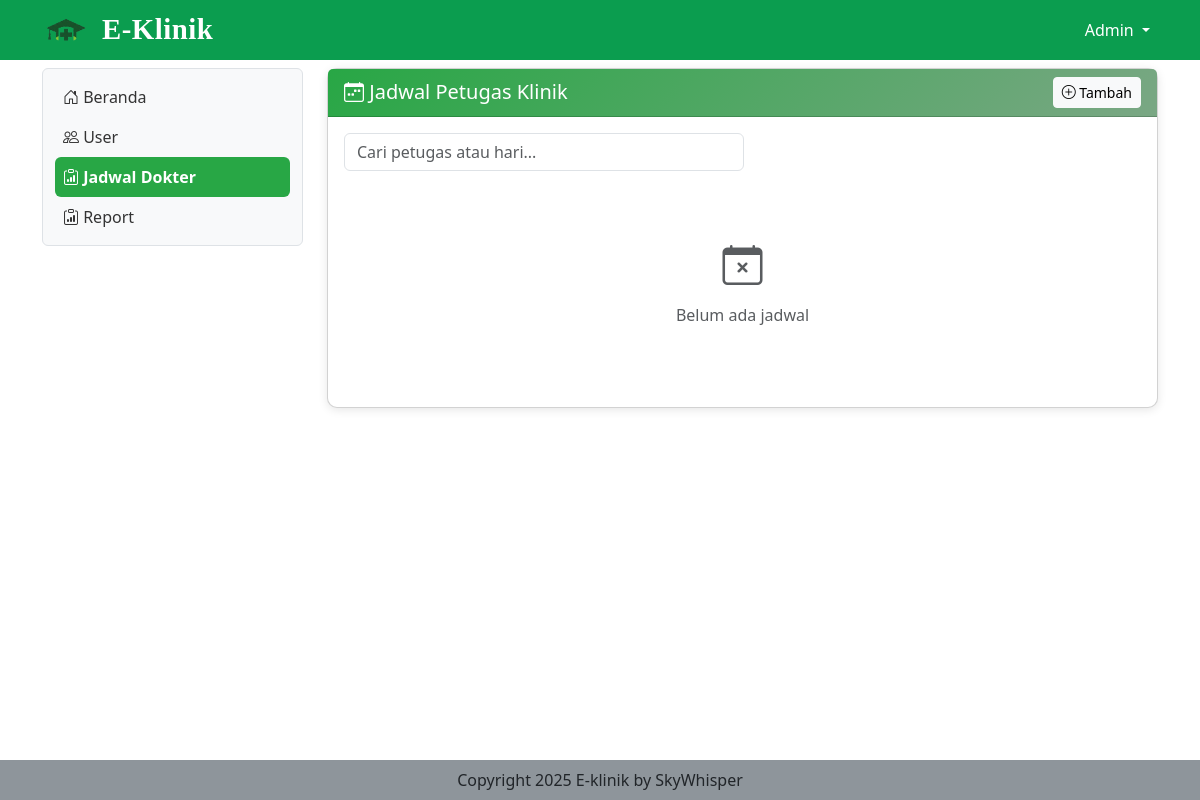
Page /jadwal_petugas (signed in) on the earlier database version.
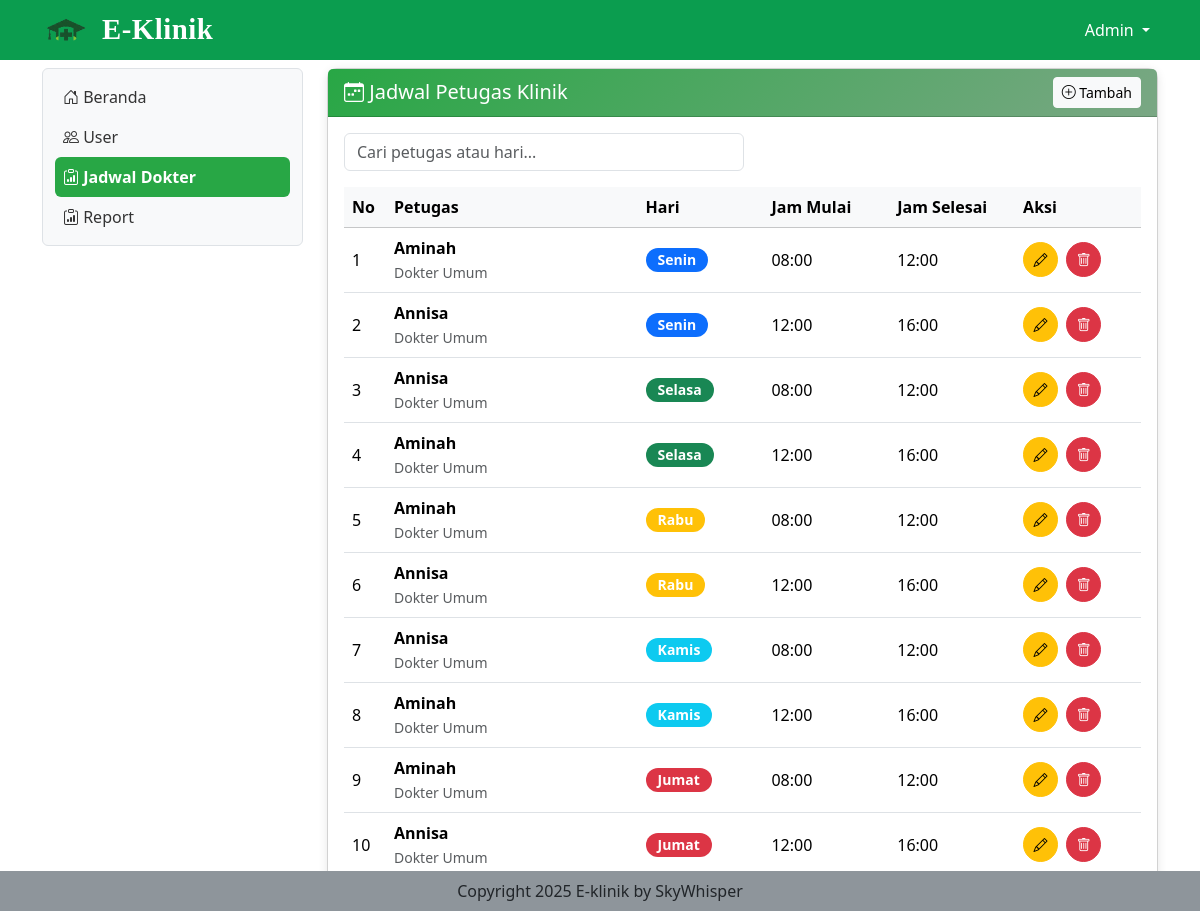
Same page on the later database version.
### tables this page shows
CREATE TABLE `jadwal_petugas_klinik` (
  `id_jadwal` int(11) NOT NULL,
  `id_petugas` varchar(50) NOT NULL,
  `hari` varchar(20) NOT NULL,
  `jam_mulai` time NOT NULL,
  `jam_selesai` time NOT NULL
);

CREATE TABLE `petugas_klinik` (
  `id_petugas` varchar(50) NOT NULL,
  `nama` varchar(100) DEFAULT NULL,
  `jenis_kelamin` enum('Laki-laki','Perempuan') DEFAULT NULL,
  `spesialis` varchar(100) DEFAULT NULL,
  `no_hp` varchar(20) DEFAULT NULL,
  `alamat` text DEFAULT NULL
);

### jadwal_petugas.php (the view, shortened to what this page needs)
<?php
include "proses/connect.php";
$query = mysqli_query($conn, "
    SELECT j.*, pk.nama as nama_petugas, pk.spesialis
    FROM jadwal_petugas_klinik j
    INNER JOIN petugas_klinik pk ON j.id_petugas = pk.id_petugas
    ORDER BY FIELD(j.hari, 'Senin', 'Selasa', 'Rabu', 'Kamis', 'Jumat'), j.jam_mulai
");
$day_colors = [
    'Senin' => 'primary', 'Selasa' => 'success', 'Rabu' => 'warning',
    'Kamis' => 'info', 'Jumat' => 'danger', 'Sabtu' => 'secondary', 'Minggu' => 'dark'
];
?>
<div class="col-lg-9 mt-2">
    <div class="card">
        <div class="card-header">
            <div class="d-flex justify-content-between align-items-center">
                <h5 class="mb-0"><i class="bi bi-calendar-week"></i> Jadwal Petugas Klinik</h5>
                <button class="btn btn-light btn-sm" data-bs-toggle="modal" data-bs-target="#ModalTambah">
                    <i class="bi bi-plus-circle"></i> Tambah
                </button>
            </div>
        </div>
        <div class="card-body">
            <div class="mb-3">
                <input type="text" class="form-control search-box" id="searchJadwal"
                       placeholder="Cari petugas atau hari...">
            </div>
            <?php if (mysqli_num_rows($query) == 0): ?>
                <div class="text-center py-5">
                    <i class="bi bi-calendar-x fs-1 text-muted"></i>
                    <p class="text-muted mt-2">Belum ada jadwal</p>
                </div>
            <?php else: ?>
                <div class="table-responsive">
                    <table class="table table-hover">
                        <thead class="table-light">
                            <tr>
                                <th width="5%">No</th>
                                <th width="30%">Petugas</th>
                                <th width="15%">Hari</th>
                                <th width="15%">Jam Mulai</th>
                                <th width="15%">Jam Selesai</th>
                                <th width="15%">Aksi</th>
                            </tr>
                        </thead>
                        <tbody>
                            <?php
                            $no = 1;
                            while ($row = mysqli_fetch_assoc($query)):
                                $badge_color = $day_colors[$row['hari']] ?? 'secondary';
                            ?>
                            <tr>
                                <td><?= $no++ ?></td>
                                <td>
                                    <strong><?= htmlspecialchars($row['nama_petugas']) ?></strong><br>
                                    <small class="text-muted"><?= htmlspecialchars($row['spesialis']) ?></small>
                                </td>
                                <td>
                                    <span class="badge bg-<?= $badge_color ?> day-badge">
                                        <?= $row['hari'] ?>
                                    </span>
                                </td>
                                <td><?= substr($row['jam_mulai'], 0, 5) ?></td>
                                <td><?= substr($row['jam_selesai'], 0, 5) ?></td>
                                <td>
                                    <button class="btn btn-warning btn-sm action-btn me-1"
                                            data-bs-toggle="modal"
                                            data-bs-target="#ModalEdit<?= $row['id_jadwal'] ?>"
                                            title="Edit">
                                        <i class="bi bi-pencil"></i>
                                    </button>
                                    <button class="btn btn-danger btn-sm action-btn"
                                            data-bs-toggle="modal"
                                            data-bs-target="#ModalHapus<?= $row['id_jadwal'] ?>"
                                            title="Hapus">
                                        <i class="bi bi-trash"></i>
                                    </button>
                                </td>
                            </tr>
                            <?php endwhile; ?>
                        </tbody>
                    </table>
                </div>
            <?php endif; ?>
        </div>
    </div>
</div>

### index.php (shortened to what this page needs)
<?php
if (isset($_GET['x']) && $_GET['x'] == 'beranda') {
    $page = "beranda.php";
    include "main.php";
} elseif (isset($_GET['x']) && $_GET['x'] == 'datamedis') {
    $page = "datamedis.php";
    include "main.php";
} elseif (isset($_GET['x']) && $_GET['x'] == 'jadwal_petugas') {
    if ($_SESSION['role_eklinik'] == 'admin') {
        include "main.php";
    } else {
        $page = "beranda.php";
        include "main.php";
    }
} elseif (isset($_GET['x']) && $_GET['x'] == 'login') {
    include "login.php";
} elseif (isset($_GET['x']) && $_GET['x'] == 'logout') {
    include "proses/proses_logout.php";
} else {
    $page = "beranda.php";
    include "main.php";
}

### main.php (shortened to what this page needs)
<?php
include "proses/connect.php";
$query = mysqli_query($conn, "SELECT * FROM user WHERE username = '$_SESSION[username_eklinik]'");
$hasil = mysqli_fetch_array($query);
?>
<!doctype html>
<html lang="en">
<head>
    <link href="https://cdn.jsdelivr.net/npm/bootstrap@5.3.8/dist/css/bootstrap.min.css" rel="stylesheet"
>
    <link rel="stylesheet" href="https://cdn.jsdelivr.net/npm/bootstrap-icons@1.13.1/font/bootstrap-icons.min.css">
</head>
<body>
    <?php include "header.php" ?>
    <div class="container-lg">
        <div class="row">
            <?php include "sidebar.php" ?>
            <?php
            include $page;
            ?>
        </div>
        <div class="fixed-bottom text-center  py-2" style="background-color: #8e959bff;">
            Copyright 2025 E-klinik by SkyWhisper
        </div>
    </div>
</body>
</html>

### header.php (shortened to what this page needs)
<nav class="navbar navbar-expand sticky-top" style="background-color: #0b9d4fff; padding-top: 0.3rem; padding-bottom: 0.3rem;">
  <div class="container-lg">
    <a class="navbar-brand fw-bold d-flex align-items-center" href="."
      style="font-family: 'Times New Roman', Times, serif; font-size: 1.8rem; color: #fff; letter-spacing: 0.5px;">
      <img src="assets/img/logo2.png" alt="Logo E-Klinik"
        style="width: 50px; height: 40px; object-fit: contain; margin-right: 10px;">
      <span style="line-height: 1;">E-Klinik</span>
    </a>
    <div class="collapse navbar-collapse justify-content-end" id="navbarNavDropdown">
      <ul class="navbar-nav">
        <li class="nav-item dropdown">
          <a class="nav-link dropdown-toggle text-white" href="#" role="button" data-bs-toggle="dropdown" aria-expanded="false">
            <?php echo $_SESSION['nama_eklinik'] ?? 'User'; ?>
          </a>
        </li>
      </ul>
    </div>
  </div>
</nav>

### sidebar.php (shortened to what this page needs)
<link rel="stylesheet" href="assets/css/style.css">
<div class="col-lg-3">
    <nav class="navbar navbar-expand-lg bg-light rounded border mt-2">
        <div class="container-fluid">
            <div class="offcanvas offcanvas-start" tabindex="-1" id="offcanvasNavbar"
                aria-labelledby="offcanvasNavbarLabel" style="width: 250px">
                <div class="offcanvas-body">
                    <ul class="navbar-nav nav-pills flex-column justify-content-end flex-grow-1">
                        <li class="nav-item">
                            <a class="nav-link ps-2 <?php echo (isset($_GET['x']) && $_GET['x'] == 'beranda' || !isset($_GET['x'])) ? 'active link-light' : 'link-dark'; ?>"
                                aria-current="page" href="beranda"><i class="bi bi-house-door"></i> Beranda</a>
                        </li>
                        <?php if ($hasil['role'] == 'admin') { ?>
                            <li class="nav-item">
                                <a class="nav-link ps-2 <?php echo (isset($_GET['x']) && $_GET['x'] == 'user') ? 'active link-light' : 'link-dark'; ?>"
                                    href="user"><i class="bi bi-people"></i> User</a>
                            </li>
                            <li class="nav-item">
                                <a class="nav-link ps-2 <?php echo (isset($_GET['x']) && $_GET['x'] == 'jadwal_petugas') ? 'active link-light' : 'link-dark'; ?>"
                                    href="jadwal_petugas"><i class="bi bi-clipboard-data"></i> Jadwal Dokter</a>
                            </li>
                            <li class="nav-item">
                                <a class="nav-link ps-2 <?php echo (isset($_GET['x']) && $_GET['x'] == 'report') ? 'active link-light' : 'link-dark'; ?>"
                                    href="report"><i class="bi bi-clipboard-data"></i> Report</a>
                            </li>
                        <?php } ?>
                    </ul>
                </div>
            </div>
        </div>
    </nav>
</div>

### assets/css/style.css (style rules this page uses)
body { height: 100%; }
.nav-pills .nav-link.active { background-color: #28a745 !important; color: #ffffff !important; font-weight: bold; border-radius: 6px; }
.nav-pills .nav-link { color: #333333 !important; }

### jadwal_petugas.php (style rules this page uses)
.card { border-radius: 10px; box-shadow: 0 2px 10px rgba(0,0,0,0.1); }
.card-header { background: linear-gradient(135deg, #28a745 0%, #7aa784ff 100%); color: white; }
.table td, .table th { vertical-align: middle; }
.day-badge { padding: 5px 12px; border-radius: 20px; font-size: 0.875rem; }
.action-btn { width: 35px; height: 35px; border-radius: 50%; padding: 0; }
.search-box { max-width: 400px; }

Differences in the rows shown:
added jadwal_petugas_klinik: id_petugas.nama "Aminah", id_petugas.spesialis "Dokter Umum", hari "Senin", jam_mulai "08:00", jam_selesai "12:00"
added jadwal_petugas_klinik: id_petugas.nama "Annisa", id_petugas.spesialis "Dokter Umum", hari "Senin", jam_mulai "12:00", jam_selesai "16:00"
added jadwal_petugas_klinik: id_petugas.nama "Annisa", id_petugas.spesialis "Dokter Umum", hari "Selasa", jam_mulai "08:00", jam_selesai "12:00"
added jadwal_petugas_klinik: id_petugas.nama "Aminah", id_petugas.spesialis "Dokter Umum", hari "Selasa", jam_mulai "12:00", jam_selesai "16:00"
added jadwal_petugas_klinik: id_petugas.nama "Aminah", id_petugas.spesialis "Dokter Umum", hari "Rabu", jam_mulai "08:00", jam_selesai "12:00"
added jadwal_petugas_klinik: id_petugas.nama "Annisa", id_petugas.spesialis "Dokter Umum", hari "Rabu", jam_mulai "12:00", jam_selesai "16:00"
added jadwal_petugas_klinik: id_petugas.nama "Annisa", id_petugas.spesialis "Dokter Umum", hari "Kamis", jam_mulai "08:00", jam_selesai "12:00"
added jadwal_petugas_klinik: id_petugas.nama "Aminah", id_petugas.spesialis "Dokter Umum", hari "Kamis", jam_mulai "12:00", jam_selesai "16:00"
added jadwal_petugas_klinik: id_petugas.nama "Aminah", id_petugas.spesialis "Dokter Umum", hari "Jumat", jam_mulai "08:00", jam_selesai "12:00"
added jadwal_petugas_klinik: id_petugas.nama "Annisa", id_petugas.spesialis "Dokter Umum", hari "Jumat", jam_mulai "12:00", jam_selesai "16:00"
Other differences:
text no longer shown: "Belum ada jadwal"
text now shown: "No Petugas Hari Jam Mulai Jam Selesai Aksi"
